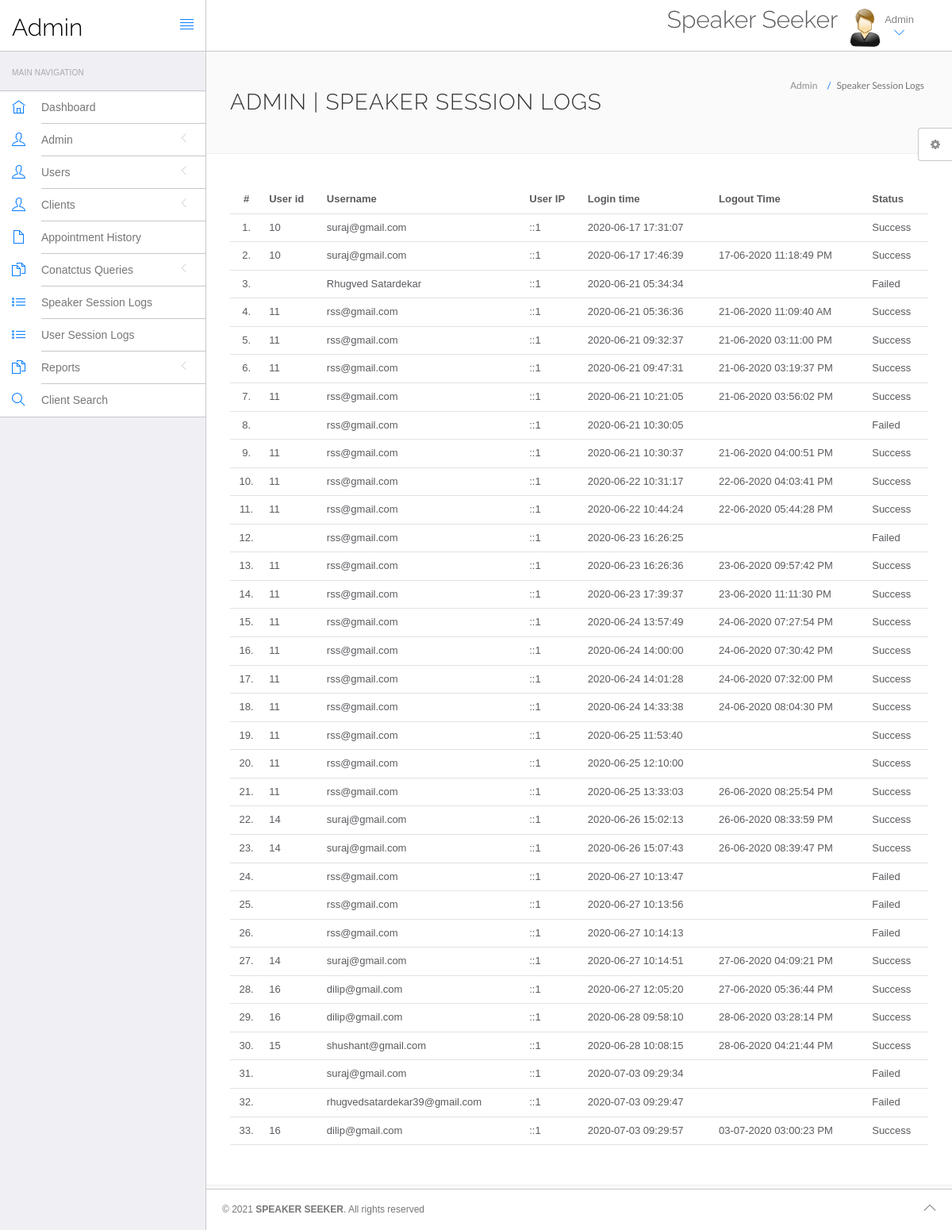
The app's page /speaker/sms/admin/speaker-logs.php (signed in) with its own data.
### tables this page shows
CREATE TABLE `speakerlog` (
  `id` int(11) NOT NULL,
  `uid` int(11) DEFAULT NULL,
  `username` varchar(255) DEFAULT NULL,
  `userip` binary(16) DEFAULT NULL,
  `loginTime` timestamp NULL DEFAULT current_timestamp(),
  `logout` varchar(255) DEFAULT NULL,
  `status` int(11) DEFAULT NULL
);

### speaker/sms/admin/speaker-logs.php (the view, shortened to what this page needs)
<?php
include('include/config.php');
?>
<!DOCTYPE html>
<html lang="en">
	<head>
		<link rel="stylesheet" href="vendor/bootstrap/css/bootstrap.min.css">
		<link rel="stylesheet" href="vendor/fontawesome/css/font-awesome.min.css">
		<link rel="stylesheet" href="vendor/themify-icons/themify-icons.min.css">
		<link href="vendor/animate.css/animate.min.css" rel="stylesheet" media="screen">
		<link href="vendor/perfect-scrollbar/perfect-scrollbar.min.css" rel="stylesheet" media="screen">
		<link href="vendor/switchery/switchery.min.css" rel="stylesheet" media="screen">
		<link href="vendor/bootstrap-touchspin/jquery.bootstrap-touchspin.min.css" rel="stylesheet" media="screen">
		<link href="vendor/select2/select2.min.css" rel="stylesheet" media="screen">
		<link href="vendor/bootstrap-datepicker/bootstrap-datepicker3.standalone.min.css" rel="stylesheet" media="screen">
		<link href="vendor/bootstrap-timepicker/bootstrap-timepicker.min.css" rel="stylesheet" media="screen">
		<link rel="stylesheet" href="assets/css/styles.css">
		<link rel="stylesheet" href="assets/css/plugins.css">
		<link rel="stylesheet" href="assets/css/themes/theme-1.css" id="skin_color" />
	</head>
	<body>
		<div id="app">
<?php include('include/sidebar.php');?>
			<div class="app-content">
					<?php include('include/header.php');?>
				<div class="main-content" >
					<div class="wrap-content container" id="container">
						<section id="page-title">
							<div class="row">
								<div class="col-sm-8">
									<h1 class="mainTitle">Admin  | Speaker Session Logs</h1>
																	</div>
								<ol class="breadcrumb">
									<li>
										<span>Admin </span>
									</li>
									<li class="active">
										<span>Speaker Session Logs</span>
									</li>
								</ol>
							</div>
						</section>
						<div class="container-fluid container-fullw bg-white">
									<div class="row">
								<div class="col-md-12">
									<table class="table table-hover" id="sample-table-1">
										<thead>
											<tr>
												<th class="center">#</th>
												<th class="hidden-xs">User id</th>
												<th>Username</th>
												<th>User IP</th>
												<th>Login time</th>
												<th>Logout Time </th>
												<th> Status </th>
											</tr>
										</thead>
										<tbody>
<?php
$sql=mysqli_query($con,"select * from speakerlog ");
$cnt=1;
while($row=mysqli_fetch_array($sql))
{
?>
											<tr>
												<td class="center"><?php echo $cnt;?>.</td>
												<td class="hidden-xs"><?php echo $row['uid'];?></td>
												<td class="hidden-xs"><?php echo $row['username'];?></td>
												<td><?php echo $row['userip'];?></td>
												<td><?php echo $row['loginTime'];?></td>
												<td><?php echo $row['logout'];?>
												</td>
												<td>
<?php if($row['status']==1)
{
	echo "Success";
}
else
{
	echo "Failed";
}?>
</td>
											</tr>
											<?php
$cnt=$cnt+1;
											 }?>
										</tbody>
									</table>
								</div>
							</div>
								</div>
					</div>
				</div>
			</div>
	<?php include('include/footer.php');?>
	<?php include('include/setting.php');?>
		</div>
	</body>
</html>

### speaker/sms/admin/assets/css/themes/theme-1.css (style rules this page uses)
body { background: #FAFAFA; }

### records on screen
speakerlog: uid "10", username "suraj@gmail.com", userip "::1", loginTime "2020-06-17 17:31:07", status "Success"
speakerlog: uid "10", username "suraj@gmail.com", userip "::1", loginTime "2020-06-17 17:46:39", logout "17-06-2020 11:18:49 PM", status "Success"
speakerlog: username "Rhugved Satardekar", userip "::1", loginTime "2020-06-21 05:34:34", status "Failed"
speakerlog: uid "11", username "rss@gmail.com", userip "::1", loginTime "2020-06-21 05:36:36", logout "21-06-2020 11:09:40 AM", status "Success"
speakerlog: uid "11", username "rss@gmail.com", userip "::1", loginTime "2020-06-21 09:32:37", logout "21-06-2020 03:11:00 PM", status "Success"
speakerlog: uid "11", username "rss@gmail.com", userip "::1", loginTime "2020-06-21 09:47:31", logout "21-06-2020 03:19:37 PM", status "Success"
speakerlog: uid "11", username "rss@gmail.com", userip "::1", loginTime "2020-06-21 10:21:05", logout "21-06-2020 03:56:02 PM", status "Success"
speakerlog: username "rss@gmail.com", userip "::1", loginTime "2020-06-21 10:30:05", status "Failed"
speakerlog: uid "11", username "rss@gmail.com", userip "::1", loginTime "2020-06-21 10:30:37", logout "21-06-2020 04:00:51 PM", status "Success"
speakerlog: uid "11", username "rss@gmail.com", userip "::1", loginTime "2020-06-22 10:31:17", logout "22-06-2020 04:03:41 PM", status "Success"
speakerlog: uid "11", username "rss@gmail.com", userip "::1", loginTime "2020-06-22 10:44:24", logout "22-06-2020 05:44:28 PM", status "Success"
speakerlog: username "rss@gmail.com", userip "::1", loginTime "2020-06-23 16:26:25", status "Failed"
speakerlog: uid "11", username "rss@gmail.com", userip "::1", loginTime "2020-06-23 16:26:36", logout "23-06-2020 09:57:42 PM", status "Success"
speakerlog: uid "11", username "rss@gmail.com", userip "::1", loginTime "2020-06-23 17:39:37", logout "23-06-2020 11:11:30 PM", status "Success"
speakerlog: uid "11", username "rss@gmail.com", userip "::1", loginTime "2020-06-24 13:57:49", logout "24-06-2020 07:27:54 PM", status "Success"
speakerlog: uid "11", username "rss@gmail.com", userip "::1", loginTime "2020-06-24 14:00:00", logout "24-06-2020 07:30:42 PM", status "Success"
speakerlog: uid "11", username "rss@gmail.com", userip "::1", loginTime "2020-06-24 14:01:28", logout "24-06-2020 07:32:00 PM", status "Success"
speakerlog: uid "11", username "rss@gmail.com", userip "::1", loginTime "2020-06-24 14:33:38", logout "24-06-2020 08:04:30 PM", status "Success"
speakerlog: uid "11", username "rss@gmail.com", userip "::1", loginTime "2020-06-25 11:53:40", status "Success"
speakerlog: uid "11", username "rss@gmail.com", userip "::1", loginTime "2020-06-25 12:10:00", status "Success"
speakerlog: uid "11", username "rss@gmail.com", userip "::1", loginTime "2020-06-25 13:33:03", logout "26-06-2020 08:25:54 PM", status "Success"
speakerlog: uid "14", username "suraj@gmail.com", userip "::1", loginTime "2020-06-26 15:02:13", logout "26-06-2020 08:33:59 PM", status "Success"
speakerlog: uid "14", username "suraj@gmail.com", userip "::1", loginTime "2020-06-26 15:07:43", logout "26-06-2020 08:39:47 PM", status "Success"
speakerlog: username "rss@gmail.com", userip "::1", loginTime "2020-06-27 10:13:47", status "Failed"
speakerlog: username "rss@gmail.com", userip "::1", loginTime "2020-06-27 10:13:56", status "Failed"
speakerlog: username "rss@gmail.com", userip "::1", loginTime "2020-06-27 10:14:13", status "Failed"
speakerlog: uid "14", username "suraj@gmail.com", userip "::1", loginTime "2020-06-27 10:14:51", logout "27-06-2020 04:09:21 PM", status "Success"
speakerlog: uid "16", username "dilip@gmail.com", userip "::1", loginTime "2020-06-27 12:05:20", logout "27-06-2020 05:36:44 PM", status "Success"
speakerlog: uid "16", username "dilip@gmail.com", userip "::1", loginTime "2020-06-28 09:58:10", logout "28-06-2020 03:28:14 PM", status "Success"
speakerlog: uid "15", username "shushant@gmail.com", userip "::1", loginTime "2020-06-28 10:08:15", logout "28-06-2020 04:21:44 PM", status "Success"
speakerlog: username "suraj@gmail.com", userip "::1", loginTime "2020-07-03 09:29:34", status "Failed"
speakerlog: username "rhugvedsatardekar39@gmail.com", userip "::1", loginTime "2020-07-03 09:29:47", status "Failed"
speakerlog: uid "16", username "dilip@gmail.com", userip "::1", loginTime "2020-07-03 09:29:57", logout "03-07-2020 03:00:23 PM", status "Success"
